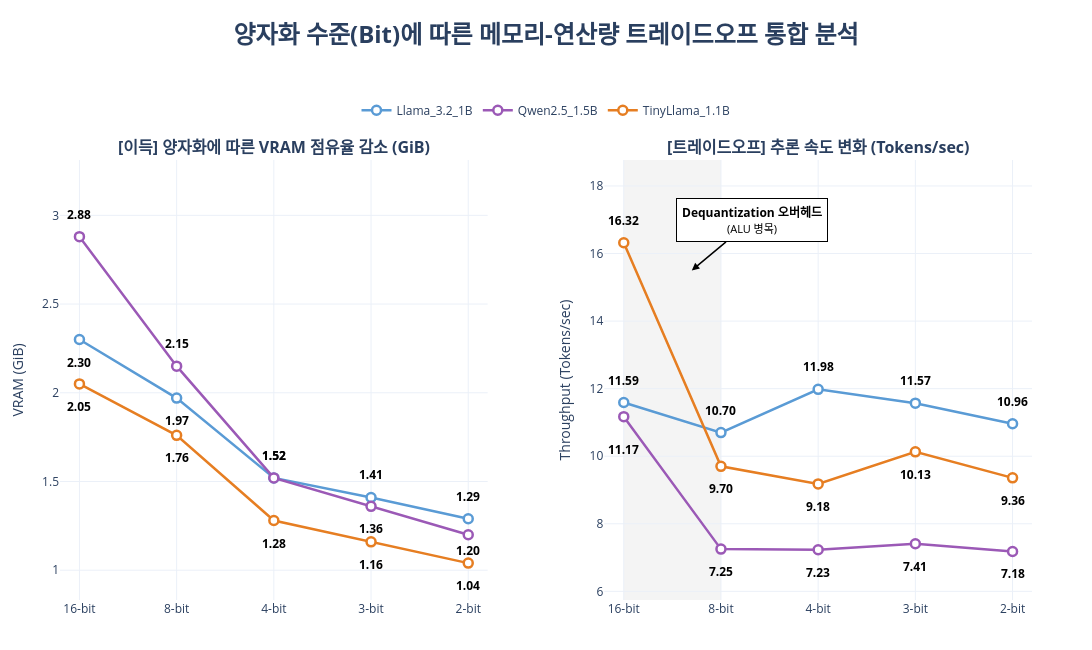

Notebook code for this chart:
### Code cell
import os
import re
import pandas as pd
import plotly.graph_objects as go
from plotly.subplots import make_subplots

# =====================================================================
# 1. 데이터 파싱 및 추출 함수 (VRAM & 속도 동시 추출)
# =====================================================================
def extract_value(pattern, text):
    """정규표현식 패턴에 매칭되는 첫 번째 그룹을 실수형으로 반환합니다."""
    match = re.search(pattern, text)
    return float(match.group(1)) if match else None

def parse_log_file(file_path):
    """로그 파일을 읽어 16-bit부터 2-bit까지의 VRAM과 속도 데이터를 리스트로 반환합니다."""
    if not os.path.exists(file_path): 
        print(f"[경고] 파일을 찾을 수 없습니다: {file_path}")
        return []
        
    with open(file_path, 'r', encoding='utf-8') as f:
        log_text = f.read()
        
    parsed_data = []
    
    # [1] 16-bit (Base 대조군) 데이터 추출
    base_vram = extract_value(r'순수 모델 적재 VRAM:\s*([\d.]+)\s*GB', log_text)
    base_speed = extract_value(r'\[대조군 측정\] 추론 속도[^:]*:\s*([\d.]+)', log_text)
    parsed_data.append({'Bit': '16-bit', 'VRAM_GB': base_vram, 'Speed_tok_sec': base_speed})
    
    # [2] 8, 4, 3, 2-bit (양자화 모델) 데이터 추출
    for bit in [8, 4, 3, 2]:
        q_vram = extract_value(rf'{bit}-bit 적재 VRAM:\s*([\d.]+)\s*GB', log_text)
        q_speed = extract_value(rf'{bit}-bit 추론 속도[^:]*:\s*([\d.]+)', log_text)
        parsed_data.append({'Bit': f'{bit}-bit', 'VRAM_GB': q_vram, 'Speed_tok_sec': q_speed})
        
    return parsed_data

# =====================================================================
# 2. 경로 설정 및 데이터프레임 병합
# =====================================================================
log_paths = {
    'Llama_3.2_1B': r'C:\Users\user\SLM\02_cuda_aligned\all_logs\Llama_3.2_1B\master_log_Llama_3.2_1B_Distillation_20260406_031434.log',
    'Qwen2.5_1.5B': r'C:\Users\user\SLM\02_cuda_aligned\all_logs\Qwen2.5_1.5B\master_log_Qwen2.5_1.5B_Base_RLHF_20260406_010213.log',
    'TinyLlama_1.1B': r'C:\Users\user\SLM\02_cuda_aligned\all_logs\TinyLlama_1.1B\master_log_TinyLlama_1.1B_Base_Scratch_20260405_231336.log'
}

all_records = []

for model_name, path in log_paths.items():
    model_data = parse_log_file(path)
    for record in model_data:
        record['Model'] = model_name  # 모델명 메타데이터 추가
        all_records.append(record)

# 추출된 데이터를 Pandas DataFrame으로 변환 후, 결측치(None) 행 제거
df_bench = pd.DataFrame(all_records)
df_bench = df_bench.dropna(subset=['VRAM_GB', 'Speed_tok_sec'])

# # 파싱된 데이터 터미널 확인용
# print("\n📊 [자동 파싱 완료] 추출된 벤치마크 데이터:")
# print(df_bench.to_string(index=False))

# =====================================================================
# 3. 프레젠테이션용 트레이드오프 시각화
# =====================================================================
if not df_bench.empty:
    # 1. 서브플롯 생성
    fig = make_subplots(
        rows=1, cols=2, 
        subplot_titles=(
            "<b>[이득] 양자화에 따른 VRAM 점유율 감소 (GiB)</b>", 
            "<b>[트레이드오프] 추론 속도 변화 (Tokens/sec)</b>"
        ),
        horizontal_spacing=0.12
    )

    # 2. 색상 매핑
    color_map = {
        'Llama_3.2_1B': '#5A9BD5',    
        'TinyLlama_1.1B': '#E67E22',   
        'Qwen2.5_1.5B': '#9B59B6'
    }

    # 3. 차트 렌더링 (호버 박스 제거 적용)
    for model in df_bench['Model'].unique():
        df_model = df_bench[df_bench['Model'] == model]
        
        # 좌측: VRAM (GiB)
        fig.add_trace(
            go.Scatter(
                x=df_model['Bit'], y=df_model['VRAM_GB'],
                mode='lines+markers',
                name=model,
                line=dict(color=color_map.get(model, '#000')),
                legendgroup=model,
                hoverinfo='none' # 드래그 시 나타나는 툴팁 박스 비활성화
            ), row=1, col=1
        )
        
        # 우측: 속도 (Tokens/sec)
        fig.add_trace(
            go.Scatter(
                x=df_model['Bit'], y=df_model['Speed_tok_sec'],
                mode='lines+markers',
                name=model,
                line=dict(color=color_map.get(model, '#000')),
                legendgroup=model, showlegend=False,
                hoverinfo='none' # 드래그 시 나타나는 툴팁 박스 비활성화
            ), row=1, col=2
        )

    # 4. 수치 텍스트 배치 및 핀포인트 위치 조정
    def apply_smart_annotations(fig, df, metric_col, col_idx):
        for bit in df['Bit'].unique():
            bit_data = df[df['Bit'] == bit].dropna(subset=[metric_col])
            if bit_data.empty: continue
            
            all_vals = bit_data[metric_col].tolist()
            all_vals.sort(reverse=True)
            
            for _, row in bit_data.iterrows():
                val = row[metric_col]
                
                is_top = (val == all_vals[0])
                is_exception = (metric_col == 'Speed_tok_sec' and abs(val - 11.59) < 0.1)
                
                if is_top or is_exception:
                    y_anchor = 'bottom'
                    y_shift = 12 
                else:
                    y_anchor = 'top'
                    y_shift = -12
                
                # --- 특정 수치 핀포인트 예외 처리 ---
                if metric_col == 'Speed_tok_sec' and bit == '16-bit' and abs(val - 11.17) < 0.01:
                    y_shift = -22  # 11.17만 아래로 조금 더 내림
                
                if metric_col == 'VRAM_GB' and bit == '2-bit' and abs(val - 1.20) < 0.01:
                    y_shift = -5   # 1.20만 마커(점)에 바짝 붙이도록 올림
                
                fig.add_annotation(
                    x=bit, y=val,
                    text=f"<b>{val:.2f}</b>",
                    showarrow=False,
                    font=dict(color='black', size=12), # 모든 수치 색상을 검은색으로 통일
                    yanchor=y_anchor,
                    yshift=y_shift,
                    row=1, col=col_idx
                )

    apply_smart_annotations(fig, df_bench, 'VRAM_GB', 1)
    apply_smart_annotations(fig, df_bench, 'Speed_tok_sec', 2)

    # 5. [수정됨] 병목 강조 박스 및 화살표 간격 최적화
    fig.add_vrect(
        x0="16-bit", x1="8-bit", fillcolor="rgba(150,150,150,0.1)", 
        layer="below", line_width=0, row=1, col=2
    )
    
    # 화살표의 끝(Tip)은 선과 겹치지 않는 빈 공간(y=13.5)을 향하게 하고, 
    # 박스 자체는 우측 상단(ax=60, ay=-50)으로 쭉 빼서 여백을 시원하게 확보합니다.
    fig.add_annotation(
        x=0.7, y=15.5, 
        text="<b>Dequantization 오버헤드</b><br><span style='font-size:11px'>(ALU 병목)</span>", 
        showarrow=True, arrowhead=2, arrowsize=1, arrowwidth=1.5, arrowcolor="black",
        ax=60, ay=-50, # 박스 위치를 우측 상단으로 여유 있게 이동
        bgcolor="white", bordercolor="black", borderwidth=1, borderpad=5,
        font=dict(size=12, color="black"),
        row=1, col=2
    )

    # 6. 레이아웃, X/Y축 여백 최적화
    fig.update_layout(
        title=dict(
            text="<b>양자화 수준(Bit)에 따른 메모리-연산량 트레이드오프 통합 분석</b>",
            font=dict(size=24), x=0.5, y=0.96
        ),
        template="plotly_white",
        legend=dict(orientation="h", yanchor="bottom", y=1.08, xanchor="center", x=0.5),
        width=1300, height=650, 
        margin=dict(t=160, b=50, l=60, r=60)
    )

    fig.update_xaxes(range=[-0.2, 4.2]) 
    
    vram_max, vram_min = df_bench['VRAM_GB'].max(), df_bench['VRAM_GB'].min()
    speed_max, speed_min = df_bench['Speed_tok_sec'].max(), df_bench['Speed_tok_sec'].min()
    
    fig.update_yaxes(title_text="VRAM (GiB)", showgrid=True, range=[vram_min*0.8, vram_max*1.15], row=1, col=1)
    fig.update_yaxes(title_text="Throughput (Tokens/sec)", showgrid=True, range=[speed_min*0.8, speed_max*1.15], row=1, col=2)

    # 7. 마커 스타일링
    for trace in fig.data:
        if isinstance(trace, go.Scatter):
            trace.update(
                marker=dict(
                    symbol='circle',
                    color='white',
                    size=9, 
                    line=dict(color=trace.line.color, width=2.5)
                ),
                line=dict(width=2.5)
            )

    fig.show()

### Figure 1 — Plotly figure (JSON) as saved in the notebook; plotly's stock layout.template omitted (floating-point values rounded to 4 significant figures)
{"data": [{"hoverinfo": "none", "legendgroup": "Llama_3.2_1B", "line": {"color": "#5A9BD5", "width": 2.5}, "marker": {"color": "white", "line": {"color": "#5A9BD5", "width": 2.5}, "size": 9, "symbol": "circle"}, "mode": "lines+markers", "name": "Llama_3.2_1B", "type": "scatter", "x": ["16-bit", "8-bit", "4-bit", "3-bit", "2-bit"], "xaxis": "x", "y": [2.3, 1.97, 1.52, 1.41, 1.29], "yaxis": "y"}, {"hoverinfo": "none", "legendgroup": "Llama_3.2_1B", "line": {"color": "#5A9BD5", "width": 2.5}, "marker": {"color": "white", "line": {"color": "#5A9BD5", "width": 2.5}, "size": 9, "symbol": "circle"}, "mode": "lines+markers", "name": "Llama_3.2_1B", "showlegend": false, "type": "scatter", "x": ["16-bit", "8-bit", "4-bit", "3-bit", "2-bit"], "xaxis": "x2", "y": [11.59, 10.7, 11.98, 11.57, 10.96], "yaxis": "y2"}, {"hoverinfo": "none", "legendgroup": "Qwen2.5_1.5B", "line": {"color": "#9B59B6", "width": 2.5}, "marker": {"color": "white", "line": {"color": "#9B59B6", "width": 2.5}, "size": 9, "symbol": "circle"}, "mode": "lines+markers", "name": "Qwen2.5_1.5B", "type": "scatter", "x": ["16-bit", "8-bit", "4-bit", "3-bit", "2-bit"], "xaxis": "x", "y": [2.88, 2.15, 1.52, 1.36, 1.2], "yaxis": "y"}, {"hoverinfo": "none", "legendgroup": "Qwen2.5_1.5B", "line": {"color": "#9B59B6", "width": 2.5}, "marker": {"color": "white", "line": {"color": "#9B59B6", "width": 2.5}, "size": 9, "symbol": "circle"}, "mode": "lines+markers", "name": "Qwen2.5_1.5B", "showlegend": false, "type": "scatter", "x": ["16-bit", "8-bit", "4-bit", "3-bit", "2-bit"], "xaxis": "x2", "y": [11.17, 7.25, 7.23, 7.41, 7.18], "yaxis": "y2"}, {"hoverinfo": "none", "legendgroup": "TinyLlama_1.1B", "line": {"color": "#E67E22", "width": 2.5}, "marker": {"color": "white", "line": {"color": "#E67E22", "width": 2.5}, "size": 9, "symbol": "circle"}, "mode": "lines+markers", "name": "TinyLlama_1.1B", "type": "scatter", "x": ["16-bit", "8-bit", "4-bit", "3-bit", "2-bit"], "xaxis": "x", "y": [2.05, 1.76, 1.28, 1.16, 1.04], "yaxis": "y"}, {"hoverinfo": "none", "legendgroup": "TinyLlama_1.1B", "line": {"color": "#E67E22", "width": 2.5}, "marker": {"color": "white", "line": {"color": "#E67E22", "width": 2.5}, "size": 9, "symbol": "circle"}, "mode": "lines+markers", "name": "TinyLlama_1.1B", "showlegend": false, "type": "scatter", "x": ["16-bit", "8-bit", "4-bit", "3-bit", "2-bit"], "xaxis": "x2", "y": [16.32, 9.7, 9.18, 10.13, 9.36], "yaxis": "y2"}], "layout": {"annotations": [{"font": {"size": 16}, "showarrow": false, "text": "<b>[이득] 양자화에 따른 VRAM 점유율 감소 (GiB)</b>", "x": 0.22, "xanchor": "center", "xref": "paper", "y": 1, "yanchor": "bottom", "yref": "paper"}, {"font": {"size": 16}, "showarrow": false, "text": "<b>[트레이드오프] 추론 속도 변화 (Tokens/sec)</b>", "x": 0.78, "xanchor": "center", "xref": "paper", "y": 1, "yanchor": "bottom", "yref": "paper"}, {"font": {"color": "black", "size": 12}, "showarrow": false, "text": "<b>2.30</b>", "x": "16-bit", "xref": "x", "y": 2.3, "yanchor": "top", "yref": "y", "yshift": -12}, {"font": {"color": "black", "size": 12}, "showarrow": false, "text": "<b>2.88</b>", "x": "16-bit", "xref": "x", "y": 2.88, "yanchor": "bottom", "yref": "y", "yshift": 12}, {"font": {"color": "black", "size": 12}, "showarrow": false, "text": "<b>2.05</b>", "x": "16-bit", "xref": "x", "y": 2.05, "yanchor": "top", "yref": "y", "yshift": -12}, {"font": {"color": "black", "size": 12}, "showarrow": false, "text": "<b>1.97</b>", "x": "8-bit", "xref": "x", "y": 1.97, "yanchor": "top", "yref": "y", "yshift": -12}, {"font": {"color": "black", "size": 12}, "showarrow": false, "text": "<b>2.15</b>", "x": "8-bit", "xref": "x", "y": 2.15, "yanchor": "bottom", "yref": "y", "yshift": 12}, {"font": {"color": "black", "size": 12}, "showarrow": false, "text": "<b>1.76</b>", "x": "8-bit", "xref": "x", "y": 1.76, "yanchor": "top", "yref": "y", "yshift": -12}, {"font": {"color": "black", "size": 12}, "showarrow": false, "text": "<b>1.52</b>", "x": "4-bit", "xref": "x", "y": 1.52, "yanchor": "bottom", "yref": "y", "yshift": 12}, {"font": {"color": "black", "size": 12}, "showarrow": false, "text": "<b>1.52</b>", "x": "4-bit", "xref": "x", "y": 1.52, "yanchor": "bottom", "yref": "y", "yshift": 12}, {"font": {"color": "black", "size": 12}, "showarrow": false, "text": "<b>1.28</b>", "x": "4-bit", "xref": "x", "y": 1.28, "yanchor": "top", "yref": "y", "yshift": -12}, {"font": {"color": "black", "size": 12}, "showarrow": false, "text": "<b>1.41</b>", "x": "3-bit", "xref": "x", "y": 1.41, "yanchor": "bottom", "yref": "y", "yshift": 12}, {"font": {"color": "black", "size": 12}, "showarrow": false, "text": "<b>1.36</b>", "x": "3-bit", "xref": "x", "y": 1.36, "yanchor": "top", "yref": "y", "yshift": -12}, {"font": {"color": "black", "size": 12}, "showarrow": false, "text": "<b>1.16</b>", "x": "3-bit", "xref": "x", "y": 1.16, "yanchor": "top", "yref": "y", "yshift": -12}, {"font": {"color": "black", "size": 12}, "showarrow": false, "text": "<b>1.29</b>", "x": "2-bit", "xref": "x", "y": 1.29, "yanchor": "bottom", "yref": "y", "yshift": 12}, {"font": {"color": "black", "size": 12}, "showarrow": false, "text": "<b>1.20</b>", "x": "2-bit", "xref": "x", "y": 1.2, "yanchor": "top", "yref": "y", "yshift": -5}, {"font": {"color": "black", "size": 12}, "showarrow": false, "text": "<b>1.04</b>", "x": "2-bit", "xref": "x", "y": 1.04, "yanchor": "top", "yref": "y", "yshift": -12}, {"font": {"color": "black", "size": 12}, "showarrow": false, "text": "<b>11.59</b>", "x": "16-bit", "xref": "x2", "y": 11.59, "yanchor": "bottom", "yref": "y2", "yshift": 12}, {"font": {"color": "black", "size": 12}, "showarrow": false, "text": "<b>11.17</b>", "x": "16-bit", "xref": "x2", "y": 11.17, "yanchor": "top", "yref": "y2", "yshift": -22}, {"font": {"color": "black", "size": 12}, "showarrow": false, "text": "<b>16.32</b>", "x": "16-bit", "xref": "x2", "y": 16.32, "yanchor": "bottom", "yref": "y2", "yshift": 12}, {"font": {"color": "black", "size": 12}, "showarrow": false, "text": "<b>10.70</b>", "x": "8-bit", "xref": "x2", "y": 10.7, "yanchor": "bottom", "yref": "y2", "yshift": 12}, {"font": {"color": "black", "size": 12}, "showarrow": false, "text": "<b>7.25</b>", "x": "8-bit", "xref": "x2", "y": 7.25, "yanchor": "top", "yref": "y2", "yshift": -12}, {"font": {"color": "black", "size": 12}, "showarrow": false, "text": "<b>9.70</b>", "x": "8-bit", "xref": "x2", "y": 9.7, "yanchor": "top", "yref": "y2", "yshift": -12}, {"font": {"color": "black", "size": 12}, "showarrow": false, "text": "<b>11.98</b>", "x": "4-bit", "xref": "x2", "y": 11.98, "yanchor": "bottom", "yref": "y2", "yshift": 12}, {"font": {"color": "black", "size": 12}, "showarrow": false, "text": "<b>7.23</b>", "x": "4-bit", "xref": "x2", "y": 7.23, "yanchor": "top", "yref": "y2", "yshift": -12}, {"font": {"color": "black", "size": 12}, "showarrow": false, "text": "<b>9.18</b>", "x": "4-bit", "xref": "x2", "y": 9.18, "yanchor": "top", "yref": "y2", "yshift": -12}, {"font": {"color": "black", "size": 12}, "showarrow": false, "text": "<b>11.57</b>", "x": "3-bit", "xref": "x2", "y": 11.57, "yanchor": "bottom", "yref": "y2", "yshift": 12}, {"font": {"color": "black", "size": 12}, "showarrow": false, "text": "<b>7.41</b>", "x": "3-bit", "xref": "x2", "y": 7.41, "yanchor": "top", "yref": "y2", "yshift": -12}, {"font": {"color": "black", "size": 12}, "showarrow": false, "text": "<b>10.13</b>", "x": "3-bit", "xref": "x2", "y": 10.13, "yanchor": "top", "yref": "y2", "yshift": -12}, {"font": {"color": "black", "size": 12}, "showarrow": false, "text": "<b>10.96</b>", "x": "2-bit", "xref": "x2", "y": 10.96, "yanchor": "bottom", "yref": "y2", "yshift": 12}, {"font": {"color": "black", "size": 12}, "showarrow": false, "text": "<b>7.18</b>", "x": "2-bit", "xref": "x2", "y": 7.18, "yanchor": "top", "yref": "y2", "yshift": -12}, {"font": {"color": "black", "size": 12}, "showarrow": false, "text": "<b>9.36</b>", "x": "2-bit", "xref": "x2", "y": 9.36, "yanchor": "top", "yref": "y2", "yshift": -12}, {"arrowcolor": "black", "arrowhead": 2, "arrowsize": 1, "arrowwidth": 1.5, "ax": 60, "ay": -50, "bgcolor": "white", "bordercolor": "black", "borderpad": 5, "borderwidth": 1, "font": {"color": "black", "size": 12}, "showarrow": true, "text": "<b>Dequantization 오버헤드</b><br><span style='font-size:11px'>(ALU 병목)</span>", "x": 0.7, "xref": "x2", "y": 15.5, "yref": "y2"}], "height": 650, "legend": {"orientation": "h", "x": 0.5, "xanchor": "center", "y": 1.08, "yanchor": "bottom"}, "margin": {"b": 50, "l": 60, "r": 60, "t": 160}, "shapes": [{"fillcolor": "rgba(150,150,150,0.1)", "layer": "below", "line": {"width": 0}, "type": "rect", "x0": "16-bit", "x1": "8-bit", "xref": "x2", "y0": 0, "y1": 1, "yref": "y2 domain"}], "title": {"font": {"size": 24}, "text": "<b>양자화 수준(Bit)에 따른 메모리-연산량 트레이드오프 통합 분석</b>", "x": 0.5, "y": 0.96}, "width": 1300, "xaxis": {"anchor": "y", "domain": [0, 0.44], "range": [-0.2, 4.2]}, "xaxis2": {"anchor": "y2", "domain": [0.56, 1], "range": [-0.2, 4.2]}, "yaxis": {"anchor": "x", "domain": [0, 1], "range": [0.832, 3.312], "showgrid": true, "title": {"text": "VRAM (GiB)"}}, "yaxis2": {"anchor": "x2", "domain": [0, 1], "range": [5.744, 18.77], "showgrid": true, "title": {"text": "Throughput (Tokens/sec)"}}}}
